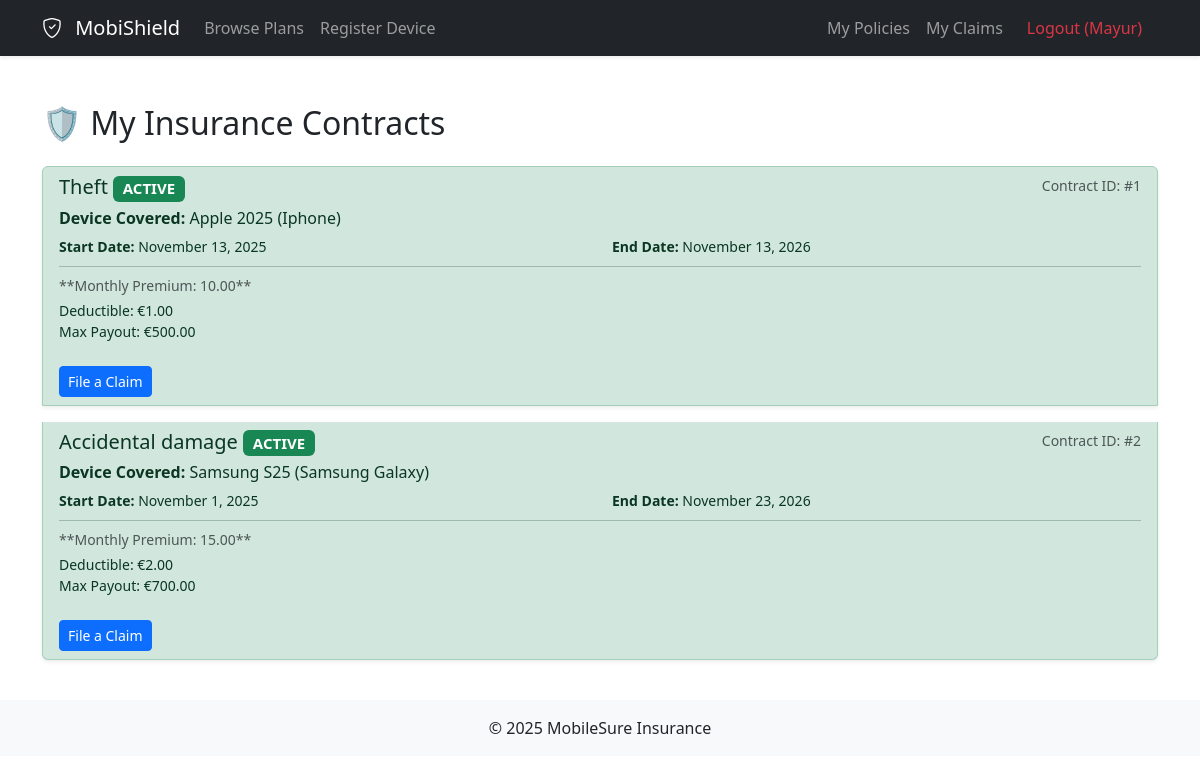
Page /insurance/my/policies/ (signed in) on the committed database.
### insurance_app/models.py (models this page shows, shortened)
class Customer_Policy(models.Model):
    STATUS = [('ACTIVE','ACTIVE'),('EXPIRE','EXPIRED'),('CANCELLED','CANCELLED')]
    user = models.ForeignKey(settings.AUTH_USER_MODEL, on_delete=models.CASCADE,related_name='customer_policies',help_text='customer belongs to this policy')
    policy = models.ForeignKey(Policy,on_delete=models.PROTECT,help_text="policy belongs to this customer",related_name="purchased_policies")
    device = models.ForeignKey(Device,on_delete=models.PROTECT, related_name = 'coverage_contracts', help_text="specific mobile device cover")
    start_date = models.DateField()
    end_date = models.DateField()
    status =  models.CharField(max_length=10,choices=STATUS,help_text='Contract status')

class Policy(models.Model):
  name = models.CharField(max_length=100,unique=True)
  description = models.TextField(max_length=500,help_text="details about policy")
  monthly_premium = models.DecimalField(max_digits=10,decimal_places=2,help_text="premium pay per month")
  is_active = models.BooleanField(default=True)
  deductible = models.DecimalField(max_digits=10,decimal_places=2,help_text="amount user have to pay")
  max_coverage_limit = models.DecimalField(max_digits=10,decimal_places=2,help_text="maximum amout company will pay")

class Device(models.Model):
   DEVICE_BRAND = [('Apple','Apple'),('Google','Google'),('Samsung','Samsung'),('OnePlus','OnePlus')]
   user = models.ForeignKey(settings.AUTH_USER_MODEL, on_delete=models.CASCADE,related_name='devices',help_text="the owner details")
   name = models.CharField(max_length=100, help_text="your device name")
   brand = models.CharField(choices=DEVICE_BRAND,max_length=50,default='Apple',help_text='device brand name')
   model = models.CharField( max_length=50,help_text="your device model like iphone 15 pro ")
   purchase_date = models.DateField()
   imei_number = models.CharField(max_length=50,help_text="enter your mobile IMEI number", unique=True)

### insurance_app/views.py (the view)
# urls.py: path('my/policies/',views.MyPoliciesView.as_view(),name= 'my_policies'),
class MyPoliciesView(LoginRequiredMixin,ListView):
  model = Customer_Policy
  template_name = 'insurance_app/my_policies.html'
  context_object_name = 'customer_policies'
  def get_queryset(self):
    return Customer_Policy.objects.filter(user=self.request.user).order_by('-start_date')

### templates/insurance_app/my_policies.html (shortened to what this page needs)
{% extends "./basic.html" %}  {% block content %}
<div class="container mt-4">
  <h2 class="mb-4">🛡️ My Insurance Contracts</h2>
  {% if customer_policies %}
  <div class="list-group">
    {% for contract in customer_policies %}
    <div
      class="list-group-item list-group-item-action mb-3 shadow-sm {% if contract.status == 'ACTIVE' %}list-group-item-success{% else %}list-group-item-secondary{% endif %}"
    >
      <div class="d-flex w-100 justify-content-between">
        <h5 class="mb-1">
          {{ contract.policy.name }}
          <span
            class="badge {% if contract.status == 'ACTIVE' %}bg-success{% elif contract.status == 'EXPIRED' %}bg-danger{% else %}bg-warning{% endif %}"
          >
            {{ contract.status }}
          </span>
        </h5>
        <small class="text-muted">Contract ID: #{{ contract.id }}</small>
      </div>
      <p class="mb-1">
        <strong>Device Covered:</strong>
        {{ contract.device.brand }} {{ contract.device.model }}
         ({{contract.device.name }})
      </p>
      <div class="row">
        <div class="col-md-6">
          <small>
            <strong>Start Date:</strong> {{ contract.start_date|date:"F j, Y" }}
          </small>
        </div>
        <div class="col-md-6">
          <small>
            <strong>End Date:</strong> {{ contract.end_date|date:"F j, Y" }}
          </small>
        </div>
      </div>
      <hr class="my-2" />
      <p class="small text-muted mb-1">
        **Monthly Premium: {{contract.policy.monthly_premium}}**
      </p>
      <ul class="list-unstyled small">
        <li>Deductible: €{{ contract.policy.deductible }}</li>
        <li>Max Payout: €{{ contract.policy.max_coverage_limit }}</li>
      </ul>
      {% if contract.status == 'ACTIVE' %}
      <a href="{% url 'claim_submit' %}" class="btn btn-sm btn-primary mt-2">
        File a Claim
      </a>
      {% endif %}
    </div>
    {% endfor %}
  </div>
  {% endif %}
</div>
{% endblock content %}

### templates/insurance_app/basic.html (shortened to what this page needs)
{% load static %}
<!DOCTYPE html>
<html lang="en">
  <head>
    <link
      href="https://cdn.jsdelivr.net/npm/bootstrap@5.3.3/dist/css/bootstrap.min.css"
      rel="stylesheet"
    />
    <link
      href="https://cdn.jsdelivr.net/npm/bootstrap-icons@1.11.3/font/bootstrap-icons.css"
      rel="stylesheet"
    />
  </head>
  <body>
    <nav class="navbar navbar-expand-lg navbar-dark bg-dark shadow-sm">
      <div class="container">
        <a class="navbar-brand" href="{% url 'policy_list' %}">
          <i class="bi bi-shield-check me-2"></i> MobiShield
        </a>
        <div class="collapse navbar-collapse" id="navbarNav">
          <ul class="navbar-nav me-auto">
            <li class="nav-item">
              <a class="nav-link" href="{% url 'policy_list' %}"
                >Browse Plans</a
              >
            </li>
            <li class="nav-item">
              <a class="nav-link" href="{% url 'device_register' %}"
                >Register Device</a
              >
            </li>
          </ul>
          <ul class="navbar-nav">
            {% if user.is_authenticated %}
            <li class="nav-item">
              <a class="nav-link" href="{% url 'my_policies' %}">My Policies</a>
            </li>
            <li class="nav-item">
              <a class="nav-link" href="{% url 'my_claims' %}">My Claims</a>
            </li>
            <li class="nav-item">
              <form method="post" action="{% url 'logout' %}" class="d-inline">
                <button
                  type="submit"
                  class="nav-link text-danger"
                  style="background: none; border: none; padding: 0.5rem 1rem"
                >
                  Logout ({{ user.username }})
                </button>
              </form>
            </li>
            {% endif %}
          </ul>
        </div>
      </div>
    </nav>
    <main class="py-4">
      {% block content %}{% endblock content %}
    </main>
    <footer class="bg-light text-center text-lg-start mt-auto">
      <div class="text-center p-3">&copy; 2025 MobileSure Insurance</div>
    </footer>
  </body>
</html>

### rows in the picture
Customer_Policy: policy.name "Theft", status "ACTIVE", id "1", device.brand "Apple", device.model "2025", device.name "Iphone", start_date "November 13, 2025", end_date "November 13, 2026", policy.monthly_premium "10.00", policy.deductible "1.00", policy.max_coverage_limit "500.00", shows "File a Claim"
Customer_Policy: policy.name "Accidental damage", status "ACTIVE", id "2", device.brand "Samsung", device.model "S25", device.name "Samsung Galaxy", start_date "November 1, 2025", end_date "November 23, 2026", policy.monthly_premium "15.00", policy.deductible "2.00", policy.max_coverage_limit "700.00", shows "File a Claim"

### other values in the picture
{{ user.username }} "Mayur"
